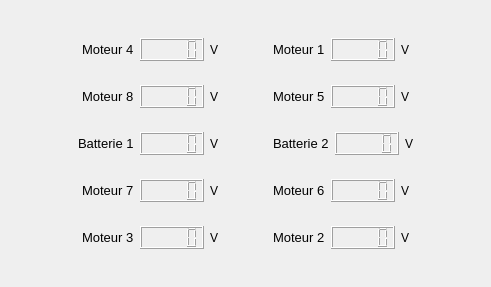
      <widget class="QWidget" name="tab_6">
       <property name="maximumSize">
        <size>
         <width>16777215</width>
         <height>16777215</height>
        </size>
       </property>
       <attribute name="title">
        <string>Voltage</string>
       </attribute>
       <layout class="QVBoxLayout" name="verticalLayout_2">
        <item>
         <widget class="QWidget" name="widget" native="true">
          <layout class="QHBoxLayout" name="horizontalLayout_12">
           <item>
            <widget class="QWidget" name="widget_10" native="true">
             <property name="maximumSize">
              <size>
               <width>300</width>
               <height>16777215</height>
              </size>
             </property>
             <layout class="QVBoxLayout" name="verticalLayout">
              <item>
               <widget class="QWidget" name="widget" native="true">
                <property name="maximumSize">
                 <size>
                  <width>300</width>
                  <height>16777215</height>
                 </size>
                </property>
                <layout class="QHBoxLayout" name="horizontalLayout_5">
                 <item>
                  <spacer name="horizontalSpacer_13">
                   <property name="orientation">
                    <enum>Qt::Horizontal</enum>
                   </property>
                   <property name="sizeHint" stdset="0">
                    <size>
                     <width>40</width>
                     <height>20</height>
                    </size>
                   </property>
                  </spacer>
                 </item>
                 <item>
                  <widget class="QLabel" name="M4_1">
                   <property name="maximumSize">
                    <size>
                     <width>60</width>
                     <height>33</height>
                    </size>
                   </property>
                   <property name="font">
                    <font>
                     <pointsize>10</pointsize>
                    </font>
                   </property>
                   <property name="text">
                    <string>Moteur 4</string>
                   </property>
                  </widget>
                 </item>
                 <item>
                  <widget class="QLCDNumber" name="VoltageM4">
                   <property name="minimumSize">
                    <size>
                     <width>0</width>
                     <height>0</height>
                    </size>
                   </property>
                   <property name="maximumSize">
                    <size>
                     <width>78</width>
                     <height>37</height>
                    </size>
                   </property>
                   <property name="autoFillBackground">
                    <bool>false</bool>
                   </property>
                  </widget>
                 </item>
                 <item>
                  <widget class="QLabel" name="label_90">
                   <property name="maximumSize">
                    <size>
                     <width>20</width>
                     <height>16777215</height>
                    </size>
                   </property>
                   <property name="text">
                    <string>V</string>
                   </property>
                  </widget>
                 </item>
                </layout>
               </widget>
              </item>
              <item>
               <widget class="QWidget" name="widget_6" native="true">
                <property name="maximumSize">
                 <size>
                  <width>300</width>
                  <height>16777215</height>
                 </size>
                </property>
                <layout class="QHBoxLayout" name="horizontalLayout_10">
                 <item>
                  <spacer name="horizontalSpacer_14">
                   <property name="orientation">
                    <enum>Qt::Horizontal</enum>
                   </property>
                   <property name="sizeHint" stdset="0">
                    <size>
                     <width>40</width>
                     <height>20</height>
                    </size>
                   </property>
                  </spacer>
                 </item>
                 <item>
                  <widget class="QLabel" name="M8_1">
                   <property name="maximumSize">
                    <size>
                     <width>60</width>
                     <height>33</height>
                    </size>
                   </property>
                   <property name="font">
                    <font>
                     <pointsize>10</pointsize>
                    </font>
                   </property>
                   <property name="text">
                    <string>Moteur 8</string>
                   </property>
                  </widget>
                 </item>
                 <item>
                  <widget class="QLCDNumber" name="VoltageM8">
                   <property name="minimumSize">
                    <size>
                     <width>0</width>
                     <height>0</height>
                    </size>
                   </property>
                   <property name="maximumSize">
                    <size>
                     <width>78</width>
                     <height>37</height>
                    </size>
                   </property>
                  </widget>
                 </item>
                 <item>
                  <widget class="QLabel" name="label_94">
                   <property name="maximumSize">
                    <size>
                     <width>20</width>
                     <height>16777215</height>
                    </size>
                   </property>
                   <property name="text">
                    <string>V</string>
                   </property>
                  </widget>
                 </item>
                </layout>
               </widget>
              </item>
              <item>
               <widget class="QWidget" name="widget_7" native="true">
                <property name="maximumSize">
                 <size>
                  <width>300</width>
                  <height>16777215</height>
                 </size>
                </property>
                <layout class="QHBoxLayout" name="horizontalLayout_11">
                 <item>
                  <spacer name="horizontalSpacer_2">
                   <property name="orientation">
                    <enum>Qt::Horizontal</enum>
                   </property>
                   <property name="sizeHint" stdset="0">
                    <size>
                     <width>40</width>
                     <height>20</height>
                    </size>
                   </property>
                  </spacer>
                 </item>
                 <item>
                  <widget class="QLabel" name="label_105">
                   <property name="maximumSize">
                    <size>
                     <width>70</width>
                     <height>33</height>
                    </size>
                   </property>
                   <property name="font">
                    <font>
                     <pointsize>10</pointsize>
                    </font>
                   </property>
                   <property name="text">
                    <string>Batterie 1</string>
                   </property>
                  </widget>
                 </item>
                 <item>
                  <widget class="QLCDNumber" name="VoltageB1">
                   <property name="minimumSize">
                    <size>
                     <width>0</width>
                     <height>0</height>
                    </size>
                   </property>
                   <property name="maximumSize">
                    <size>
                     <width>78</width>
                     <height>37</height>
                    </size>
                   </property>
                  </widget>
                 </item>
                 <item>
                  <widget class="QLabel" name="label_95">
                   <property name="maximumSize">
                    <size>
                     <width>20</width>
                     <height>16777215</height>
                    </size>
                   </property>
                   <property name="text">
                    <string>V</string>
                   </property>
                  </widget>
                 </item>
                </layout>
               </widget>
              </item>
              <item>
               <widget class="QWidget" name="widget_8" native="true">
                <property name="maximumSize">
                 <size>
                  <width>300</width>
                  <height>16777215</height>
                 </size>
                </property>
                <layout class="QHBoxLayout" name="horizontalLayout_16">
                 <item>
                  <spacer name="horizontalSpacer_15">
                   <property name="orientation">
                    <enum>Qt::Horizontal</enum>
                   </property>
                   <property name="sizeHint" stdset="0">
                    <size>
                     <width>40</width>
                     <height>20</height>
                    </size>
                   </property>
                  </spacer>
                 </item>
                 <item>
                  <widget class="QLabel" name="M7_1">
                   <property name="maximumSize">
                    <size>
                     <width>60</width>
                     <height>33</height>
                    </size>
                   </property>
                   <property name="font">
                    <font>
                     <pointsize>10</pointsize>
                    </font>
                   </property>
                   <property name="text">
                    <string>Moteur 7</string>
                   </property>
                  </widget>
                 </item>
                 <item>
                  <widget class="QLCDNumber" name="VoltageM7">
                   <property name="minimumSize">
                    <size>
                     <width>0</width>
                     <height>0</height>
                    </size>
                   </property>
                   <property name="maximumSize">
                    <size>
                     <width>78</width>
                     <height>37</height>
                    </size>
                   </property>
                  </widget>
                 </item>
                 <item>
                  <widget class="QLabel" name="label_96">
                   <property name="maximumSize">
                    <size>
                     <width>20</width>
                     <height>16777215</height>
                    </size>
                   </property>
                   <property name="text">
                    <string>V</string>
                   </property>
                  </widget>
                 </item>
                </layout>
               </widget>
              </item>
              <item>
               <widget class="QWidget" name="widget_5" native="true">
                <property name="maximumSize">
                 <size>
                  <width>300</width>
                  <height>16777215</height>
                 </size>
                </property>
                <layout class="QHBoxLayout" name="horizontalLayout_9">
                 <item>
                  <spacer name="horizontalSpacer_16">
                   <property name="orientation">
                    <enum>Qt::Horizontal</enum>
                   </property>
                   <property name="sizeHint" stdset="0">
                    <size>
                     <width>40</width>
                     <height>20</height>
                    </size>
                   </property>
                  </spacer>
                 </item>
                 <item>
                  <widget class="QLabel" name="M3_1">
                   <property name="maximumSize">
                    <size>
                     <width>60</width>
                     <height>33</height>
                    </size>
                   </property>
                   <property name="font">
                    <font>
                     <pointsize>10</pointsize>
                    </font>
                   </property>
                   <property name="text">
                    <string>Moteur 3</string>
                   </property>
                  </widget>
                 </item>
                 <item>
                  <widget class="QLCDNumber" name="VoltageM3">
                   <property name="minimumSize">
                    <size>
                     <width>0</width>
                     <height>0</height>
                    </size>
                   </property>
                   <property name="maximumSize">
                    <size>
                     <width>78</width>
                     <height>37</height>
                    </size>
                   </property>
                  </widget>
                 </item>
                 <item>
                  <widget class="QLabel" name="label_93">
                   <property name="maximumSize">
                    <size>
                     <width>20</width>
                     <height>16777215</height>
                    </size>
                   </property>
                   <property name="text">
                    <string>V</string>
                   </property>
                  </widget>
                 </item>
                </layout>
               </widget>
              </item>
             </layout>
            </widget>
           </item>
           <item>
            <widget class="QLabel" name="label">
             <property name="enabled">
              <bool>true</bool>
             </property>
             <property name="sizePolicy">
              <sizepolicy hsizetype="Expanding" vsizetype="Preferred">
               <horstretch>1</horstretch>
               <verstretch>0</verstretch>
              </sizepolicy>
             </property>
             <property name="maximumSize">
              <size>
               <width>282</width>
               <height>400</height>
              </size>
             </property>
             <property name="text">
              <string/>
             </property>
             <property name="pixmap">
              <pixmap>AUV8.1_Top_filaire_transparent_Rotate.png</pixmap>
             </property>
             <property name="scaledContents">
              <bool>true</bool>
             </property>
            </widget>
           </item>
           <item>
            <widget class="QWidget" name="widget_78" native="true">
             <property name="minimumSize">
              <size>
               <width>0</width>
               <height>0</height>
              </size>
             </property>
             <property name="maximumSize">
              <size>
               <width>300</width>
               <height>16651616</height>
              </size>
             </property>
             <layout class="QVBoxLayout" name="verticalLayout_4">
              <item>
               <widget class="QWidget" name="widget_11" native="true">
                <layout class="QHBoxLayout" name="horizontalLayout">
                 <item>
                  <widget class="QLabel" name="M1_1">
                   <property name="maximumSize">
                    <size>
                     <width>60</width>
                     <height>33</height>
                    </size>
                   </property>
                   <property name="font">
                    <font>
                     <pointsize>10</pointsize>
                    </font>
                   </property>
                   <property name="text">
                    <string>Moteur 1</string>
                   </property>
                  </widget>
                 </item>
                 <item>
                  <widget class="QLCDNumber" name="VoltageM1">
                   <property name="minimumSize">
                    <size>
                     <width>0</width>
                     <height>0</height>
                    </size>
                   </property>
                   <property name="maximumSize">
                    <size>
                     <width>78</width>
                     <height>37</height>
                    </size>
                   </property>
                  </widget>
                 </item>
                 <item>
                  <widget class="QLabel" name="label_91">
                   <property name="maximumSize">
                    <size>
                     <width>20</width>
                     <height>16777215</height>
                    </size>
                   </property>
                   <property name="text">
                    <string>V</string>
                   </property>
                  </widget>
                 </item>
                 <item>
                  <spacer name="horizontalSpacer_17">
                   <property name="orientation">
                    <enum>Qt::Horizontal</enum>
                   </property>
                   <property name="sizeHint" stdset="0">
                    <size>
                     <width>40</width>
                     <height>20</height>
                    </size>
                   </property>
                  </spacer>
                 </item>
                </layout>
               </widget>
              </item>
              <item>
               <widget class="QWidget" name="widget_12" native="true">
                <layout class="QHBoxLayout" name="horizontalLayout_4">
                 <item>
                  <widget class="QLabel" name="M5_1">
                   <property name="maximumSize">
                    <size>
                     <width>60</width>
                     <height>33</height>
                    </size>
                   </property>
                   <property name="font">
                    <font>
                     <pointsize>10</pointsize>
                    </font>
                   </property>
                   <property name="text">
                    <string>Moteur 5</string>
                   </property>
                  </widget>
                 </item>
                 <item>
                  <widget class="QLCDNumber" name="VoltageM5">
                   <property name="minimumSize">
                    <size>
                     <width>0</width>
                     <height>0</height>
                    </size>
                   </property>
                   <property name="maximumSize">
                    <size>
                     <width>78</width>
                     <height>37</height>
                    </size>
                   </property>
                  </widget>
                 </item>
                 <item>
                  <widget class="QLabel" name="label_92">
                   <property name="maximumSize">
                    <size>
                     <width>20</width>
                     <height>16777215</height>
                    </size>
                   </property>
                   <property name="text">
                    <string>V</string>
                   </property>
                  </widget>
                 </item>
                 <item>
                  <spacer name="horizontalSpacer_18">
                   <property name="orientation">
                    <enum>Qt::Horizontal</enum>
                   </property>
                   <property name="sizeHint" stdset="0">
                    <size>
                     <width>40</width>
                     <height>20</height>
                    </size>
                   </property>
                  </spacer>
                 </item>
                </layout>
               </widget>
              </item>
              <item>
               <widget class="QWidget" name="widget_13" native="true">
                <layout class="QHBoxLayout" name="horizontalLayout_6">
                 <item>
                  <widget class="QLabel" name="label_101">
                   <property name="maximumSize">
                    <size>
                     <width>70</width>
                     <height>33</height>
                    </size>
                   </property>
                   <property name="font">
                    <font>
                     <pointsize>10</pointsize>
                    </font>
                   </property>
                   <property name="text">
                    <string>Batterie 2</string>
                   </property>
                  </widget>
                 </item>
                 <item>
                  <widget class="QLCDNumber" name="VoltageB2">
                   <property name="minimumSize">
                    <size>
                     <width>0</width>
                     <height>0</height>
                    </size>
                   </property>
                   <property name="maximumSize">
                    <size>
                     <width>78</width>
                     <height>37</height>
                    </size>
                   </property>
                  </widget>
                 </item>
                 <item>
                  <widget class="QLabel" name="label_102">
                   <property name="maximumSize">
                    <size>
                     <width>20</width>
                     <height>16777215</height>
                    </size>
                   </property>
                   <property name="text">
                    <string>V</string>
                   </property>
                  </widget>
                 </item>
                 <item>
                  <spacer name="horizontalSpacer">
                   <property name="orientation">
                    <enum>Qt::Horizontal</enum>
                   </property>
                   <property name="sizeHint" stdset="0">
                    <size>
                     <width>40</width>
                     <height>20</height>
                    </size>
                   </property>
                  </spacer>
                 </item>
                </layout>
               </widget>
              </item>
              <item>
               <widget class="QWidget" name="widget_14" native="true">
                <layout class="QHBoxLayout" name="horizontalLayout_7">
                 <item>
                  <widget class="QLabel" name="M6_1">
                   <property name="maximumSize">
                    <size>
                     <width>60</width>
                     <height>33</height>
                    </size>
                   </property>
                   <property name="font">
                    <font>
                     <pointsize>10</pointsize>
                    </font>
                   </property>
                   <property name="text">
                    <string>Moteur 6</string>
                   </property>
                  </widget>
                 </item>
                 <item>
                  <widget class="QLCDNumber" name="VoltageM6">
                   <property name="minimumSize">
                    <size>
                     <width>0</width>
                     <height>0</height>
                    </size>
                   </property>
                   <property name="maximumSize">
                    <size>
                     <width>78</width>
                     <height>37</height>
                    </size>
                   </property>
                  </widget>
                 </item>
                 <item>
                  <widget class="QLabel" name="label_108">
                   <property name="maximumSize">
                    <size>
                     <width>20</width>
                     <height>16777215</height>
                    </size>
                   </property>
                   <property name="text">
                    <string>V</string>
                   </property>
                  </widget>
                 </item>
                 <item>
                  <spacer name="horizontalSpacer_19">
                   <property name="orientation">
                    <enum>Qt::Horizontal</enum>
                   </property>
                   <property name="sizeHint" stdset="0">
                    <size>
                     <width>40</width>
                     <height>20</height>
                    </size>
                   </property>
                  </spacer>
                 </item>
                </layout>
               </widget>
              </item>
              <item>
               <widget class="QWidget" name="widget_17" native="true">
                <layout class="QHBoxLayout" name="horizontalLayout_3">
                 <item>
                  <widget class="QLabel" name="M2_1">
                   <property name="maximumSize">
                    <size>
                     <width>60</width>
                     <height>33</height>
                    </size>
                   </property>
                   <property name="font">
                    <font>
                     <pointsize>10</pointsize>
                    </font>
                   </property>
                   <property name="text">
                    <string>Moteur 2</string>
                   </property>
                  </widget>
                 </item>
                 <item>
                  <widget class="QLCDNumber" name="VoltageM2">
                   <property name="minimumSize">
                    <size>
                     <width>0</width>
                     <height>0</height>
                    </size>
                   </property>
                   <property name="maximumSize">
                    <size>
                     <width>78</width>
                     <height>37</height>
                    </size>
                   </property>
                  </widget>
                 </item>
                 <item>
                  <widget class="QLabel" name="label_98">
                   <property name="maximumSize">
                    <size>
                     <width>20</width>
                     <height>16777215</height>
                    </size>
                   </property>
                   <property name="text">
                    <string>V</string>
                   </property>
                  </widget>
                 </item>
                 <item>
                  <spacer name="horizontalSpacer_20">
                   <property name="orientation">
                    <enum>Qt::Horizontal</enum>
                   </property>
                   <property name="sizeHint" stdset="0">
                    <size>
                     <width>40</width>
                     <height>20</height>
                    </size>
                   </property>
                  </spacer>
                 </item>
                </layout>
               </widget>
              </item>
             </layout>
            </widget>
           </item>
          </layout>
         </widget>
        </item>
       </layout>
      </widget>
